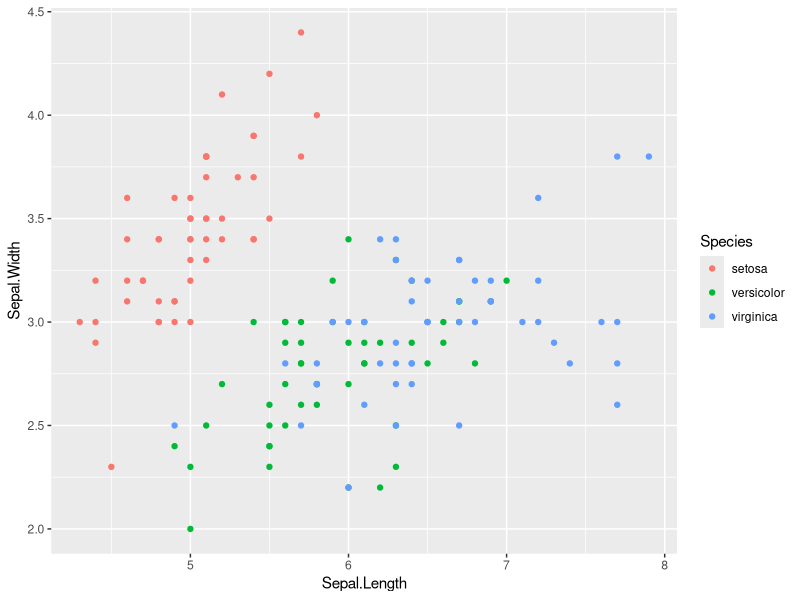
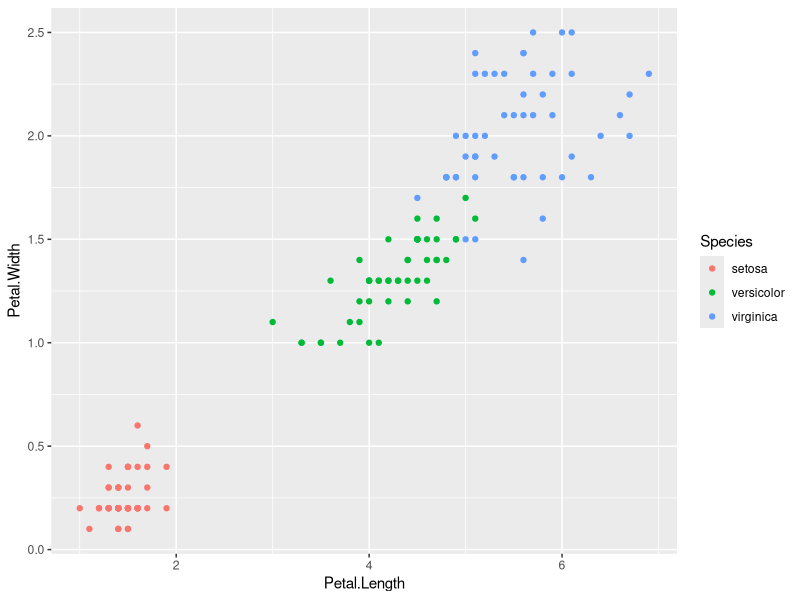
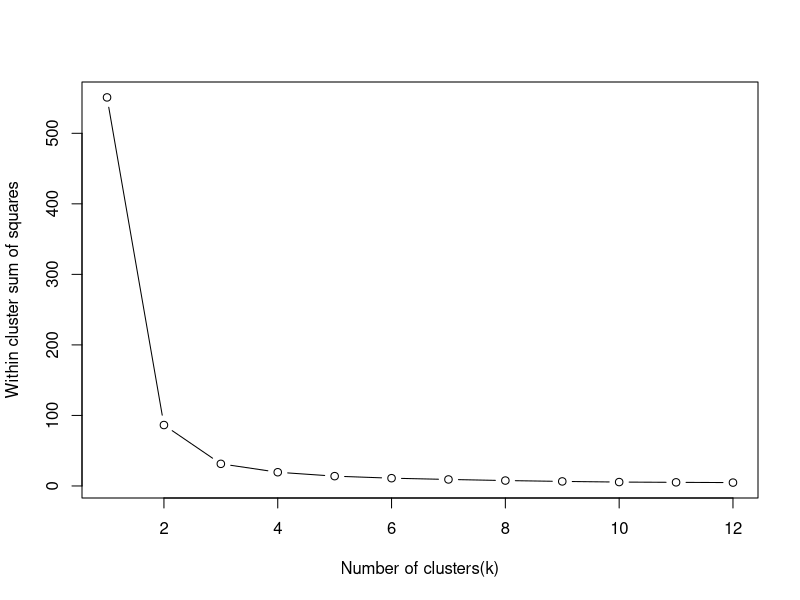

These figures' R source, in order:
# iris dataset is from UCI ML repository.
# kmeans clustering example from Rpubs by RStudio: https://rpubs.com/AnanyaDu/361293
library(ggplot2) # we will use ggplot2 to visualize the data.
head(iris) # first 6 rows of the
str(iris) # take a look at the structure of the iris data using str() function in R.
# dataset has 150 observations equally distributed observations among
# the three species: Setosa, Versicolor and Verginica.
summary(iris) # summary statistics of all the 4 variables Sepal.Length,Sepal.Width,
# Petal.Length and Petal.Width
help("sapply")
sapply(iris[,-5], var)
summary(iris)
# plot Sepal.Length Vs Sepal.Width using ggplot
ggplot(iris,aes(x = Sepal.Length, y = Sepal.Width, col= Species)) + geom_point()
# plot Petal.Length Vs Sepal.Width using ggplot
ggplot(iris,aes(x = Petal.Length, y = Petal.Width, col= Species)) + geom_point()
# kmeans clustering
# Read the documentation for kmeans() function
# https://stat.ethz.ch/R-manual/R-devel/library/stats/html/kmeans.html
set.seed(300)
k.max <- 12
# tot.withinss = Total within-cluster sum of square
# iter.max = the maximum number of iterations allowed
# nstart = if centers is a number, how many random sets should be chosen.
wss<- sapply(1:k.max,function(k){kmeans(iris[,3:4],k,nstart = 20,iter.max = 20)$tot.withinss})
wss # within sum of squares.
plot(1:k.max,wss, type= "b", xlab = "Number of clusters(k)", ylab = "Within cluster sum of squares")
icluster <- kmeans(iris[,3:4],3,nstart = 20)
table(icluster$cluster,iris$Species)
# In the table we can see that most of the observations have been clustered correctly
# however, 2 of the versicolor have been put in the cluster with all the virginica
# and 4 of the verginica have been put in cluster 3 which mostly has versicolor.